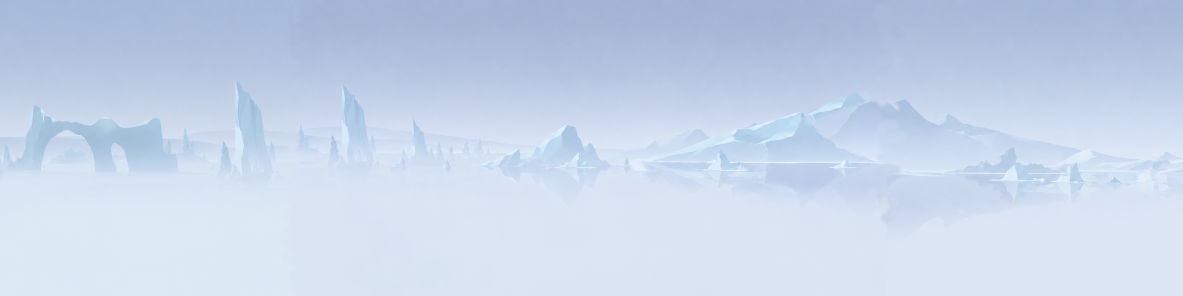
#> input picture art_source/background/arch_spike_massif.png, 3548 x 887 px, found by its file name (shown at 1/3 size)
$ python build_pano_strip.py --check art_source/background/arch_spike_massif.png
#> lines starting #> are read from the running program, lines starting #| are printed output that depends on the picture; after the words box and inside, x2 and y2 are one past the last pixel; in counts of white or black regions, pixels touching at a corner belong together
#!/usr/bin/env python3
"""Turn a hand-stitched ice panorama into a game-ready looping background strip.

    python3 scripts/tools/build_pano_strip.py --check art_source/background/arch_spike_massif.png
    python3 scripts/tools/build_pano_strip.py art_source/background/arch_spike_massif.png
    python3 scripts/tools/build_pano_strip.py art_source/background/arch_spike_massif.png assets/textures/background/ice_pano.png

The output path is optional and defaults to assets/textures/background/<stem>.png.

Sources live in art_source/, which carries a .gdignore -- the repo root and assets/
both ship, art_source/ does not. Same rule as build_ice_texture.py.

NOTE ON build_iceberg_sprites.py, referenced several times below: it was DELETED on
2026-08-24 (dead -- it wrote iceberg_*.png sprites that never existed, from a source
panel that never existed, and was superseded by this file two commits after it landed).
The comparisons to it are kept because the reasoning is what justifies this file's
choices; read them as history. Recover it from Git history if a claim needs checking.

WHAT THE SOURCE MUST BE
    ONE wide, already-stitched panorama of ice formations over water, opaque RGB,
    with its own sky baked in. Nothing is keyed out by hand and nothing is painted
    on a flat backdrop -- this file's whole job is to separate that baked sky from
    the ice using nothing but the pixels.

    Everything pale, the way art_source/background/example.png is pale: the ice is
    a narrow bright band, and NOTHING in the frame is dark. --check enforces that.

WHY THIS WAS A SEPARATE FILE FROM build_iceberg_sprites.py
    That tool took ONE formation, alone, on a solid magenta backdrop, and emits a
    small sprite to be scattered on a grid. Three of its assumptions are false here
    and each would be a bug:

      * ITS KEY IS A COLOUR. Magenta excess, min(R,B) - G, works because the
        backdrop is a colour no ice ever is. This source's backdrop is a SKY --
        pale blue, i.e. exactly what ice is -- so no colour key can separate them.
        The key here is spatial instead: see THE SKY MODEL below.
      * IT HAS NO SEAM. "A formation is an island placed on a grid; it has no wrap."
        A panorama is the opposite: it is a loop, and its wrap is the one seam that
        can ruin it. make_loop_seamless() exists here for that reason.
      * ITS ALPHA IS BINARY, feathered only to kill stair-stepping. Here PARTIAL
        ALPHA IS THE CONTENT. In the reference the ice does not end, it dissolves
        into fog, and that dissolve is the single strongest depth cue in the art.

THE SKY MODEL, AND WHY IT IS NOT A PER-ROW MEDIAN
    Alpha comes from how far a pixel sits BELOW its own local sky, so the ice --
    which is uniformly darker than the sky behind it -- keys out and the fog keys
    out proportionally, coming through as the partial alpha the look depends on.

    The obvious version, one sky value per row taken across the whole width, fails
    on a hand-stitched source. The panels were generated separately and their skies
    differ by a few units, so a single per-row value is wrong by that much on two
    of the three panels, and the error prints as FAINT RECTANGLES in the sky, one
    per panel, invisible in the source and clearly visible once a biome multiplies
    the layer. Measured on the first cut of this file: exactly that.

    So the sky is estimated LOCALLY -- a high percentile per row within each column
    block, smoothed across blocks -- which tracks a panel step as easily as it
    tracks a gradient. The remaining low-level error is removed by ALPHA_DEADZONE
    rather than by trusting the model to be exact.

WHY THE OUTPUT KEEPS ITS COLOUR, UNLIKE THE OTHER TWO BAKE TOOLS
    The strip hangs under a `modulate` carrying the biome's scenery colour and Godot
    renders texture * modulate, so what is stored here is a MULTIPLIER. Its LUMINANCE
    is seated on a fixed bright band, which is what makes all eight palettes work.

    Its HUE, though, is the source painting's own, and that is a deliberate departure
    from build_ice_texture.py and build_iceberg_sprites.py, which both store
    greyscale. Those store greyscale to survive being multiplied by a warm palette;
    measured, this palette set has no warm entry -- all nine scenery_far colours are
    blue-dominant -- so there is nothing for greyscale to defend against here, and
    it costs the difference between reading as ice and reading as rock.

    Shipped grey once before this was understood. See CHROMA_STRENGTH for the
    numbers and for the gamut cost that comes with it.

WHAT THE ALPHA BUYS BEYOND THE LOOK -- READ THIS BEFORE MAKING IT OPAQUE
    SkyBackdrop is CanvasLayer -200 and ParallaxBackground is -100, so the sun, the
    moon, the stars and the planned aurora ALL draw behind this strip. The source is
    opaque RGB with a sky in it; shipped as-is it covers every one of them.

    docs/development/visuals.md, "There has to BE a sky", records this bug already:
    the parallax layers once covered the frame edge to edge and all four sun discs
    measured 0/255 on screen. Keying the sky to alpha is what prevents a repeat --
    the ice stays opaque and still occludes the sun, while the fog passes it through
    at partial alpha, which is what fog does.
"""

import os
import sys

import numpy as np
from PIL import Image

DEFAULT_OUTPUT_DIR = "assets/textures/background"

# --- The sky model ---------------------------------------------------------
# Column block width, in source px, that the per-row sky percentile is taken
# over. Small enough to track a panel step, wide enough that a formation cannot
# dominate the sample.
SKY_BLOCK_WIDTH = 64
# Percentile within a block. High, not the median: in a row crossing the ice the
# ice is a large minority, and the sky is what is left ABOVE it.
SKY_PERCENTILE = 80.0
# Blocks averaged across, centred. 11 x 64 = 704px of context -- comfortably
# wider than the widest formation here, so no single mass can pull the estimate
# down onto itself.
SKY_SMOOTH_BLOCKS = 11

# --- Alpha -----------------------------------------------------------------
# Luminance below local sky at which alpha starts. Everything under this is sky
# or residual sky-model error, and is discarded. Measured on this source: the
# sky's own noise and the post-model panel residue both sit under 0.008.
ALPHA_DEADZONE = 0.010
# Departure, above the deadzone, at which alpha reaches 1. The fog occupies this
# range, so widening it makes the strip more ghostly and narrowing it more solid.
ALPHA_SCALE = 0.05
# Alpha at or above which a pixel counts as "the ice" for every statistic below.
SUBJECT_ALPHA = 0.5

# --- Levels ----------------------------------------------------------------
# NOT the same band as build_iceberg_sprites.py, and the difference is a bug that
# shipped once. That tool builds NEAR-layer sprites on [0.70, 1.00]; this is the
# FAR layer, where the requirement inverts.
#
# WHY A TEXTURED LAYER NEEDS A HIGHER BAND THAN A PROCEDURAL ONE
#
#   HISTORICAL PLACEMENT, LIVE CONSTANT. The calibration below was measured when this
#   strip was the FAR layer at depth_t 0.0, taking scenery_far. It now ships FRONTMOST
#   as IceStrip at depth_t 0.45, in front of the three procedural ranges, so the
#   "there is no lighter entry to reach for" argument no longer applies as written.
#   OUTPUT_FLOOR is unchanged because it is what shipped and looks right, not because
#   the reasoning below still derives it -- re-measure before moving it. The general
#   point, that texture * colour is always darker than a flat layer at the same palette
#   entry, holds at any depth.
#
#   background_generator.gd renders its ridges FLAT -- ridge.color is WHITE and
#   ridges_root.modulate carries the palette colour -- so a procedural layer's
#   on-screen lightness IS its palette colour, exactly. A textured layer renders
#   texture * colour, so its average lightness is the band's median TIMES that
#   colour, i.e. always darker than a flat layer at the same palette entry.
#
#   visuals.md's depth read depends on far = lighter, with FarRidge the lightest
#   scenery and the nearest the darkest. This layer sits at depth_t 0.45
#   (main.tscn, IceStrip) -- mid-depth, so it is handed a mid scenery colour, and
#   a texture can only multiply DOWN from there. That is the whole hazard: the
#   layer's rendered lightness is its palette entry TIMES the band's median, so a
#   low band drops it below the layers that are supposed to sit in FRONT of it and
#   the depth ordering inverts.
#
#   (This block used to argue from depth_t 0.0 and "the lightest colour a palette
#   offers, no lighter entry to reach for". That was never this layer's depth. The
#   measurements below are unaffected -- they were taken in game, at the real
#   depth -- and so is OUTPUT_FLOOR; only the reasoning above them was wrong.)
#
#   Measured in game on the [0.70, 1.00] band, first attempt: sky 0.771, ice 0.623,
#   MidRidge 0.704, PineLine 0.735 (PineLine, the then-near layer, no longer exists)
#   -- the far layer was the darkest thing on screen
#   and read as rock, which is the exact failure the reverted procedural session
#   ended on.
#
#   The band below targets a rendered median of ~0.74: comfortably lighter than
#   MidRidge's 0.704, still darker than the sky's 0.771 so the ice stays visible,
#   with its brightest facets going above the sky as lit highlights. The narrow
#   range is also what the reference looks like -- in example.png the ice is barely
#   visible, low contrast and half dissolved into the sky.
OUTPUT_FLOOR = 0.78
OUTPUT_CEILING = 0.95
TARGET_MEDIAN = 0.86

# --- Chroma ----------------------------------------------------------------
# How much of the SOURCE's own hue is kept, 0 = pure greyscale, 1 = the painting's
# full cast. This is the difference between ice and rock on screen and it was set
# to 0 for the first two cuts, which is why the shipped strip read grey.
#
# WHY GREYSCALE WAS WRONG HERE, HAVING BEEN RIGHT EVERYWHERE ELSE
#
#   build_ice_texture.py and build_iceberg_sprites.py both store greyscale, on the
#   rule that baked art must survive being multiplied by eight biome palettes and
#   so cannot carry colour of its own. That rule defends against ONE failure: cool
#   art times a warm tint, which goes muddy.
#
#   Measured, this palette set contains no warm entry. All nine scenery_far colours
#   are blue-dominant -- the reddest, mauve_haze at (0.72, 0.68, 0.78), still has
#   blue on top. There is no cool-times-warm case to defend against, so the rule
#   costs the look and buys nothing.
#
#   What greyscale actually cost: the source ice measures saturation 0.206, and
#   scenery_far averages 0.15, so greyscale x tint rendered at 0.12 -- grey. Keeping
#   the source cast puts the ice near 0.30 and it reads as ice again.
#
# THE CEILING ABOVE IS WHY THIS COSTS SOMETHING. Preserving hue at a fixed
# luminance means the brightest channel runs above that luminance: this source's
# blue sits at 1.143x its own luma, peaking at 1.215x. At the previous band median
# of 0.88 the blue channel would have crossed 1.0 on half the ice and clipped back
# toward grey -- the exact thing being fixed. So the band drops to a median of 0.86
# under a 0.95 ceiling, which keeps the typical blue at 0.98, inside gamut.
#
# The top of the band still clips, deliberately and only there: 0.95 x 1.143 is
# 1.09, so the brightest facet edges lose blue and go white. That is what an ice
# highlight should do, so it is left alone rather than compressed.
CHROMA_STRENGTH = 1.0
# Percentiles the source's own band is normalised on. Not min/max -- one stray
# bright pixel would set the range and collapse the band.
BAND_PERCENTILES = (2.0, 98.0)
# A clamp hit means the source histogram was too far off to seat, which is worth
# being told rather than discovering in game, so it is printed.
GAMMA_LIMITS = (0.4, 2.5)

# Rec.601, matching scripts/debug/biome_schedule_check.gd, so a number printed
# here is the same quantity the gate measures.
LUMA_WEIGHTS = (0.299, 0.587, 0.114)

# --- The loop seam ---------------------------------------------------------
# Width, in source px, over which the right edge is ramped onto the left edge's
# values so the strip wraps invisibly.
#
# A CROSS-FADE IS THE WRONG TOOL HERE and was rejected: it would blend the massif
# at the right edge onto the arch at the left, ghosting two distinct formations
# into each other over the whole margin. This source's wrap mismatch was measured
# at mean 3.5/255 (max 37, in one band at the horizon) -- small enough that simply
# ADDING a linearly-tapering correction closes it with no ghosting at all, at the
# cost of a sub-1% brightness gradient nobody can see. If a future panorama comes
# in with a genuinely large mismatch, fix it in GIMP; do not widen this.
SEAM_RAMP_WIDTH = 256

# --- Thresholds for --check ------------------------------------------------
# Fraction of the frame that keys to sky. Below: the ice fills the frame and there
# is no sky to key, so the sun would be covered anyway. Above: the panorama is
# mostly empty and there is barely any art in it.
SKY_FRACTION_LIMITS = (0.45, 0.95)
# A panorama is wide by definition. A squarer image is a single panel that was
# never stitched, or the wrong file.
MIN_ASPECT_RATIO = 2.0
# Saturation over the ice. NOT a near-greyscale requirement -- the build keeps the
# source's hue on purpose (see CHROMA_STRENGTH), and example.png, the target art,
# measures ~0.19 here itself. This is only a guard against a garish source: past
# this the cast starts fighting the biome tint it gets multiplied by rather than
# riding it, and no palette in this game is saturated enough to absorb that.
SUBJECT_SATURATION_MAX = 0.45
# THE SHADOW TEST, asked of the SOURCE for the same reason build_iceberg_sprites.py
# gives: the build seats everything on [OUTPUT_FLOOR, OUTPUT_CEILING], so an
# absolute darkness test on the RESULT is zero by construction and could never
# fire. What the remap moves is the LEVEL; what it preserves is the SHAPE.
SHADOW_MEDIAN_FRACTION = 0.7
SHADOW_FRACTION_MAX = 0.02
# Residual alpha left in the top rows after keying. This is the sun test: whatever
# is here is a veil drawn over the sky, and the sky is where the sun, the moon and
# the planned aurora live.
SKY_BAND_FRACTION = 0.2
SKY_BAND_ALPHA_MAX = 0.02


def to_luminance(rgb):
    """Rec.601 luminance. Written out rather than via matmul, which dispatches to
    BLAS and warns on the non-contiguous views this file passes it."""
    return (
        rgb[..., 0] * LUMA_WEIGHTS[0]
        + rgb[..., 1] * LUMA_WEIGHTS[1]
        + rgb[..., 2] * LUMA_WEIGHTS[2]
    )


def to_saturation(rgb):
    largest = rgb.max(axis=-1)
    smallest = rgb.min(axis=-1)
    return np.where(largest > 0.0, (largest - smallest) / np.maximum(largest, 1e-6), 0.0)


def estimate_sky(luminance):
    """Per-pixel local sky luminance. See THE SKY MODEL in the docstring."""
    height, width = luminance.shape
    block_count = max(1, width // SKY_BLOCK_WIDTH)
    usable = block_count * SKY_BLOCK_WIDTH
    blocks = luminance[:, :usable].reshape(height, block_count, SKY_BLOCK_WIDTH)
    per_block = np.percentile(blocks, SKY_PERCENTILE, axis=2)

    # Smooth across blocks with a centred box, edge-padded so the first and last
    # blocks are not dragged toward the middle of the image.
    half = SKY_SMOOTH_BLOCKS // 2
    padded = np.pad(per_block, ((0, 0), (half, half)), mode="edge")
    smoothed = np.empty_like(per_block)
    for block_index in range(block_count):
        smoothed[:, block_index] = padded[
            :, block_index : block_index + SKY_SMOOTH_BLOCKS
        ].mean(axis=1)

    # Nearest-block lookup per column. The field is already smooth at block scale,
    # so interpolating between blocks would change nothing visible.
    column_blocks = np.clip(np.arange(width) // SKY_BLOCK_WIDTH, 0, block_count - 1)
    return smoothed[:, column_blocks]


def build_alpha(luminance, sky_luminance):
    departure = sky_luminance - luminance
    return np.clip((departure - ALPHA_DEADZONE) / ALPHA_SCALE, 0.0, 1.0)


# [141 lines left out: functions recover_subject_color, remap_levels, apply_source_chroma, make_loop_seamless, print_placement, not called in this run]


def load_source(path):
    image = Image.open(path)
    rgb = np.asarray(image.convert("RGB")).astype(np.float32) / 255.0
    return image, rgb


def check(path):
    """Refuse a panorama that cannot work, and say which measurement refused it."""
    image, rgb = load_source(path)
#> in load_source, image is the input picture: PIL image 3548x887 RGB; mean R, G, B 199.3, 213.5, 234.3
    height, width, _ = rgb.shape
    print("%s  %dx%d  %s" % (os.path.basename(path), width, height, image.mode))

    failures = []

    aspect = width / float(height)
    print("  aspect ratio            %.2f   (need >= %.2f)" % (aspect, MIN_ASPECT_RATIO))
    if aspect < MIN_ASPECT_RATIO:
        failures.append("not a panorama -- too square to be a stitched strip")

    luminance = to_luminance(rgb)
    sky_luminance = estimate_sky(luminance)
    alpha = build_alpha(luminance, sky_luminance)
    subject_mask = alpha >= SUBJECT_ALPHA

    sky_fraction = float((alpha <= 0.0).mean())
    print(
        "  keyed to sky            %.3f   (want %.2f-%.2f)"
        % (sky_fraction, *SKY_FRACTION_LIMITS)
    )
    if not SKY_FRACTION_LIMITS[0] <= sky_fraction <= SKY_FRACTION_LIMITS[1]:
        failures.append("sky fraction outside the workable range")

    subject_pixels = int(subject_mask.sum())
    if subject_pixels == 0:
        print("  FAIL: nothing keyed as ice at all.")
        return False

    saturation = float(to_saturation(rgb)[subject_mask].mean())
    print(
        "  ice saturation          %.3f   (need <= %.2f)"
        % (saturation, SUBJECT_SATURATION_MAX)
    )
    if saturation > SUBJECT_SATURATION_MAX:
        failures.append("ice too saturated to survive the biome multiply")

    subject_luminance = luminance[subject_mask]
    median = float(np.median(subject_luminance))
    shadow_fraction = float(
        (subject_luminance < median * SHADOW_MEDIAN_FRACTION).mean()
    )
    print(
        "  ice luminance p1/median %.3f / %.3f" % (np.percentile(subject_luminance, 1), median)
    )
    print(
        "  below %.1fx its median   %.4f   (need <= %.3f)"
        % (SHADOW_MEDIAN_FRACTION, shadow_fraction, SHADOW_FRACTION_MAX)
    )
    if shadow_fraction > SHADOW_FRACTION_MAX:
        failures.append("there is shading dark enough to read as a 3D render")

    # The sun test. Anything left in the top band veils the sky.
    band_rows = max(1, int(height * SKY_BAND_FRACTION))
    band_alpha = float(alpha[:band_rows].mean())
    print(
        "  alpha in the top %.0f%%    %.4f   (need <= %.3f)"
        % (SKY_BAND_FRACTION * 100.0, band_alpha, SKY_BAND_ALPHA_MAX)
    )
    if band_alpha > SKY_BAND_ALPHA_MAX:
        failures.append("residual haze over the sky -- the sun would be veiled")

    seam = float(np.abs(rgb[:, -1] - rgb[:, 0]).mean())
    print("  wrap mismatch           %.1f/255  (ramped out at build time)" % (seam * 255.0))

    if failures:
        for failure in failures:
            print("  FAIL: %s" % failure)
        return False
    print("  OK")
    return True


# [56 lines left out: function build, not called in this run]


def main(argv):
    args = [argument for argument in argv[1:] if argument != "--check"]
    checking = "--check" in argv[1:]

    if not args:
        print(__doc__.strip().splitlines()[0])
        print("usage: build_pano_strip.py [--check] <source.png> [output.png]")
        return 2

    source_path = args[0]
    if not os.path.exists(source_path):
        print("no such file: %s" % source_path)
        return 2

    if checking:
        return 0 if check(source_path) else 1
#| arch_spike_massif.png  3548x887  RGB
#|   aspect ratio            4.00   (need >= 2.00)
#> in to_luminance, `return ( rgb[..., 0] * LUMA_WEIGHTS[0] + rgb[..., 1] * LUMA_WEIGHTS[1]..`:
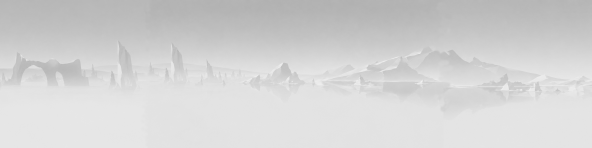
#> returned value: shape (887, 3548) float32 (shown at 1/6 size); min 0.692, max 0.98, mean 0.83
#> in estimate_sky, `per_block = np.percentile(blocks, SKY_PERCENTILE, axis=2)`:
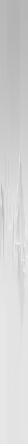
#> per_block: shape (887, 55) float64 (shown at 1/2 size); min 0.701, max 0.961, mean 0.835
#> in estimate_sky, `padded = np.pad(per_block, ((0, 0), (half, half)), mode="edge")`:
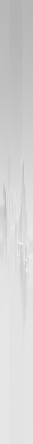
#> padded: shape (887, 65) float64 (shown at 1/2 size); min 0.701, max 0.961, mean 0.836
#> in build_alpha, `departure = sky_luminance - luminance`:
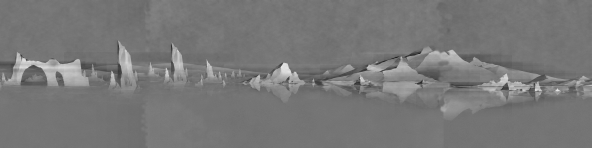
#> departure: shape (887, 3548) float64 (shown at 1/6 size); min -0.124, max 0.149, mean 0.00477; drawn with min black and max white
#> in check, `subject_mask = alpha >= SUBJECT_ALPHA`:
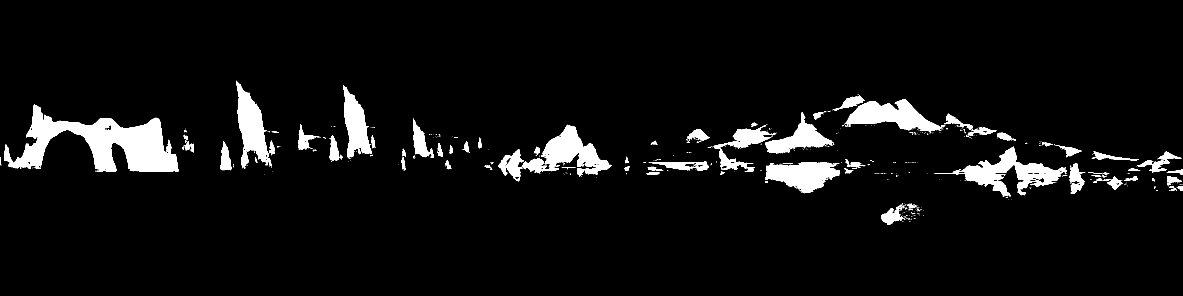
#> subject_mask: shape (887, 3548) bool (shown at 1/3 size); 5.7% white; 648 white regions (550 under 20 px), largest, box (x1, y1, x2, y2) and area: (12, 313, 536, 516) 45082, (1565, 374, 1835, 525) 15829, (2533, 298, 2824, 393) 13923
#> in check, `sky_fraction = float((alpha <= 0.0).mean())`: sky_fraction = 0.87
#|   keyed to sky            0.870   (want 0.45-0.95)
#> in check, `subject_pixels = int(subject_mask.sum())`: subject_pixels = 178207
#> in to_saturation, `largest = rgb.max(axis=-1)`:
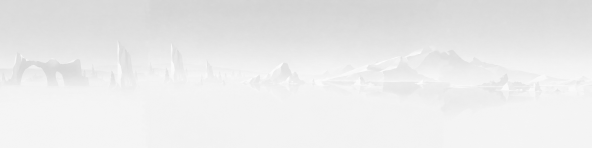
#> largest: shape (887, 3548) float32 (shown at 1/6 size); min 0.82, max 1, mean 0.919
#> in to_saturation, `return np.where(largest > 0.0, (largest - smallest) / np.maximum(large..`:
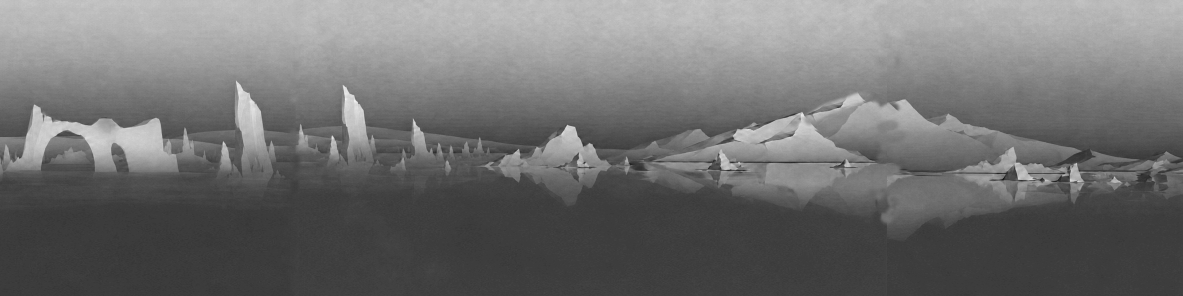
#> returned value: shape (887, 3548) float32 (shown at 1/3 size); min 0.0353, max 0.298, mean 0.151; drawn with min black and max white
#> in check, `saturation = float(to_saturation(rgb)[subject_mask].mean())`: saturation = 0.206
#|   ice saturation          0.206   (need <= 0.45)
#> in check, `median = float(np.median(subject_luminance))`: median = 0.795
#> in check, `shadow_fraction = float( (subject_luminance < median * SHADOW_MEDIAN_F..`: shadow_fraction = 0
#|   ice luminance p1/median 0.727 / 0.795
#|   below 0.7x its median   0.0000   (need <= 0.020)
#> in check, `band_alpha = float(alpha[:band_rows].mean())`: band_alpha = 0.00113
#|   alpha in the top 20%    0.0011   (need <= 0.020)
#> in check, `seam = float(np.abs(rgb[:, -1] - rgb[:, 0]).mean())`: seam = 0.0137
#|   wrap mismatch           3.5/255  (ramped out at build time)

    if len(args) > 1:
        output_path = args[1]
    else:
        stem = os.path.splitext(os.path.basename(source_path))[0]
        output_path = os.path.join(DEFAULT_OUTPUT_DIR, "%s.png" % stem)

    return 0 if build(source_path, output_path) else 1


if __name__ == "__main__":
    sys.exit(main(sys.argv))
#> (the program exits here)
